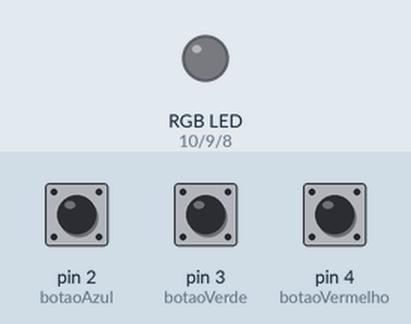
A sketch run on a simulated Arduino Uno, built with avr-gcc and run on an emulated ATmega328P. Parts: an RGB LED mixed from three pins (HIGH = lit). The inputs (shaded band) are chosen by the test bench; at power-on: pin 2 (botaoAzul) LOW, pin 3 (botaoVerde) LOW, pin 4 (botaoVermelho) LOW.

Above: at 1.2 s.
1.3 s: pin 2 (botaoAzul) pulled HIGH for 0.15 s
At 1.37 s:
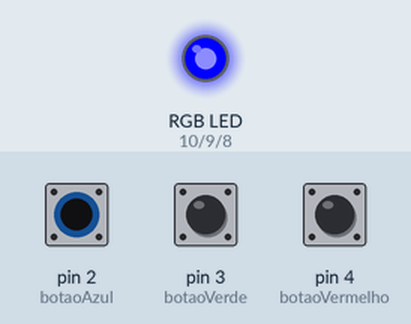
2.9 s: pin 3 (botaoVerde) pulled HIGH for 0.15 s
At 2.97 s:
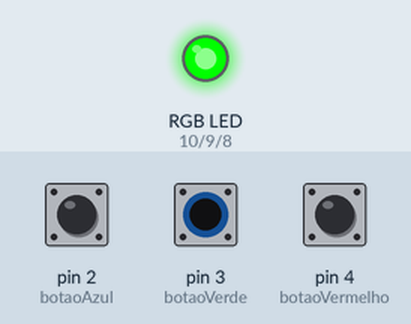
4.5 s: pin 4 (botaoVermelho) pulled HIGH for 0.15 s
At 4.57 s:
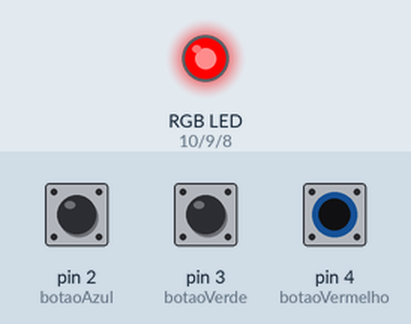
6.1 s: pin 4 (botaoVermelho) pulled HIGH for 3.2 s
At 10.2 s:
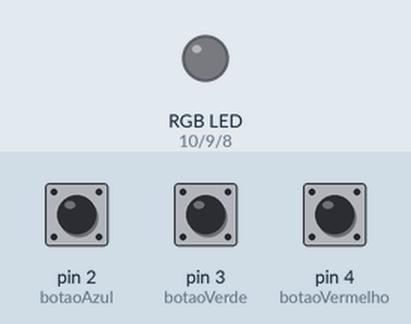
10.8 s: pin 2 (botaoAzul) pulled HIGH for 3.2 s
At 11.3 s:
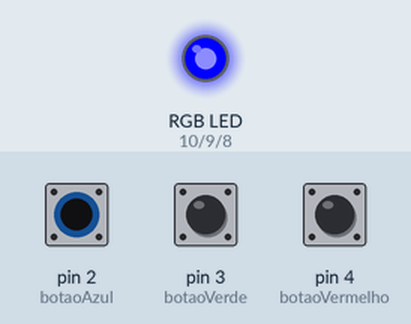
15.5 s: pin 2 (botaoAzul) driven HIGH and pin 3 (botaoVerde) driven HIGH
At 16.1 s:
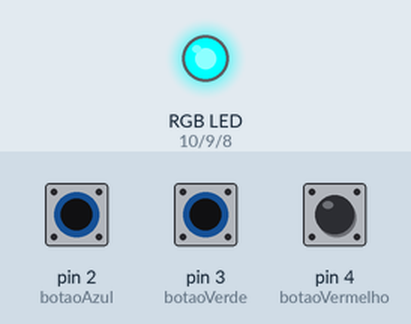
Timing chart, 0 to 18.0 s (numbered marks = the images above; inputs shaded):
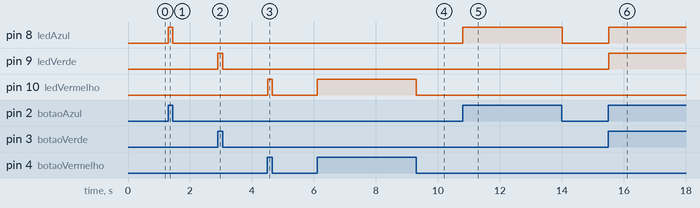

The sketch:

rgb_control.ino
```cpp
/*
Projeto Arduino controla led RGB com botões.
Por Jota
----------------------------------------
--=<| www.ComoFazerAsCoisas.com.br |>=--
----------------------------------------
*/

//Declaração das constantes
const int ledAzul = 8;      //ledAzul refere-se ao pino digital 8.
const int ledVerde = 9;     //ledVerde refere-se ao pino digital 9.
const int ledVermelho = 10; //ledVermelho refere-se ao pino digital 10.

const int botaoAzul = 2;     //botaoAzul refere-se ao pino digital 2.
const int botaoVerde = 3;    //botaoVerde refere-se ao pino digital 3.
const int botaoVermelho = 4; //botaoVermelho refere-se ao pino digital 4.

//Variáveis que conterão os estados dos botões (pressionados ou não).
int estadoBotaoAzul;
int estadoBotaoVerde;
int estadoBotaoVermelho;

//Método setup, executado uma vez ao ligar o Arduino.
void setup() {
  //Definindo os pinos digitais (8, 9, 10) como de saída.
  pinMode(ledAzul,OUTPUT);
  pinMode(ledVerde,OUTPUT);
  pinMode(ledVermelho,OUTPUT);

  //Definindo os pinos digitais (2, 3, 4) como de entrada.
  pinMode(botaoAzul,INPUT);
  pinMode(botaoVerde,INPUT);
  pinMode(botaoVermelho,INPUT);
}

//Método loop, executado enquanto o Arduino estiver ligado.
void loop() {

  //Lendo o estado dos botões através dos pinos digitais.
  estadoBotaoAzul = digitalRead(botaoAzul);
  estadoBotaoVerde = digitalRead(botaoVerde);
  estadoBotaoVermelho = digitalRead(botaoVermelho);

  //Acendendo o led RGB conforme os botões pressionados.
  //Tratando a cor azul
  if (estadoBotaoAzul == HIGH) {
    digitalWrite(ledAzul,HIGH);
  } else {
    digitalWrite(ledAzul,LOW);
  }

  //Tratando a cor verde
  if (estadoBotaoVerde == HIGH) {
    digitalWrite(ledVerde,HIGH);
  } else {
    digitalWrite(ledVerde,LOW);
  }

  //Tratando a cor vermelha
  if (estadoBotaoVermelho == HIGH) {
    digitalWrite(ledVermelho,HIGH);
  } else {
    digitalWrite(ledVermelho,LOW);
  }
}
```

Measured:
- after the input at 1.3 s, pin 8 (ledAzul): LOW → HIGH at once, → LOW 0.15 s later
- after the input at 2.9 s, pin 9 (ledVerde): LOW → HIGH at once, → LOW 0.15 s later
- after the input at 4.5 s, pin 10 (ledVermelho): LOW → HIGH at once, → LOW 0.15 s later
- after the input at 6.1 s, pin 10 (ledVermelho): LOW → HIGH at once, → LOW 3.2 s later
- after the input at 10.8 s, pin 8 (ledAzul): LOW → HIGH at once, → LOW 3.2 s later
- after the input at 15.5 s, pin 8 (ledAzul), pin 9 (ledVerde): LOW → HIGH at once
